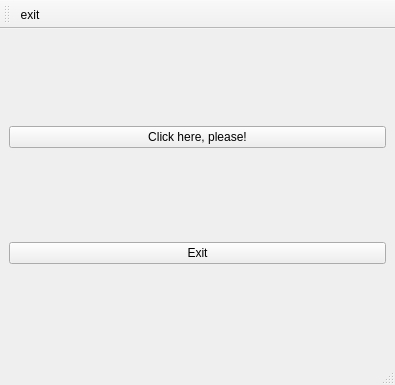
<?xml version="1.0" encoding="UTF-8"?>
<ui version="4.0">
 <class>MainWindow</class>
 <widget class="QMainWindow" name="MainWindow">
  <property name="geometry">
   <rect>
    <x>0</x>
    <y>0</y>
    <width>395</width>
    <height>385</height>
   </rect>
  </property>
  <property name="windowTitle">
   <string>MainWindow</string>
  </property>
  <widget class="QWidget" name="centralwidget">
   <layout class="QGridLayout" name="gridLayout">
    <item row="3" column="2">
     <widget class="QPushButton" name="pb_exit">
      <property name="text">
       <string>Exit</string>
      </property>
     </widget>
    </item>
    <item row="2" column="2">
     <widget class="QPushButton" name="pb_oneClick">
      <property name="text">
       <string>Click here, please!</string>
      </property>
     </widget>
    </item>
   </layout>
  </widget>
  <widget class="QMenuBar" name="menubar">
   <property name="geometry">
    <rect>
     <x>0</x>
     <y>0</y>
     <width>395</width>
     <height>22</height>
    </rect>
   </property>
  </widget>
  <widget class="QStatusBar" name="statusbar"/>
  <widget class="QToolBar" name="toolBar">
   <property name="windowTitle">
    <string>toolBar</string>
   </property>
   <attribute name="toolBarArea">
    <enum>TopToolBarArea</enum>
   </attribute>
   <attribute name="toolBarBreak">
    <bool>false</bool>
   </attribute>
   <addaction name="act_exit"/>
  </widget>
  <action name="act_exit">
   <property name="icon">
    <iconset resource="res.qrc">
     <normaloff>:/exit-icon-design-illustration-vector.jpg</normaloff>:/exit-icon-design-illustration-vector.jpg</iconset>
   </property>
   <property name="text">
    <string>exit</string>
   </property>
   <property name="toolTip">
    <string>Выход из приложения</string>
   </property>
  </action>
 </widget>
 <resources>
  <include location="res.qrc"/>
 </resources>
 <connections>
  <connection>
   <sender>pb_exit</sender>
   <signal>clicked()</signal>
   <receiver>MainWindow</receiver>
   <slot>close()</slot>
   <hints>
    <hint type="sourcelabel">
     <x>577</x>
     <y>553</y>
    </hint>
    <hint type="destinationlabel">
     <x>399</x>
     <y>299</y>
    </hint>
   </hints>
  </connection>
  <connection>
   <sender>act_exit</sender>
   <signal>triggered()</signal>
   <receiver>MainWindow</receiver>
   <slot>close()</slot>
   <hints>
    <hint type="sourcelabel">
     <x>-1</x>
     <y>-1</y>
    </hint>
    <hint type="destinationlabel">
     <x>197</x>
     <y>192</y>
    </hint>
   </hints>
  </connection>
 </connections>
</ui>
